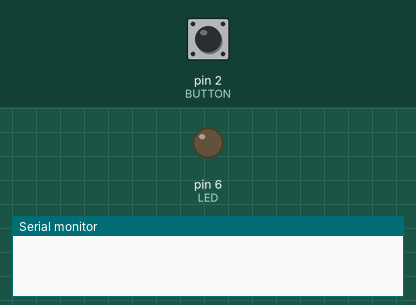
The sketch below on a simulated Arduino Uno, built with avr-gcc and run on an emulated ATmega328P. Shown: output pins drawn as LEDs (lit = HIGH), the last lines printed to the serial monitor. Dashed ring = blinking. Inputs (shaded band) come from the test bench; at power-on: pin 2 (BUTTON) HIGH. Random numbers use the default seed unless the sketch sets one.

Above: at 1.2 s.
1.3 s: pin 2 (BUTTON) pulled LOW for 0.15 s
At 1.4 s:
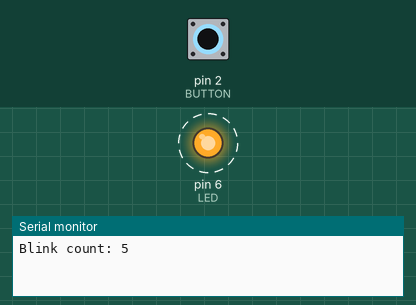
4.3 s: pin 2 (BUTTON) pulled LOW for 1 s
At 4.8 s:
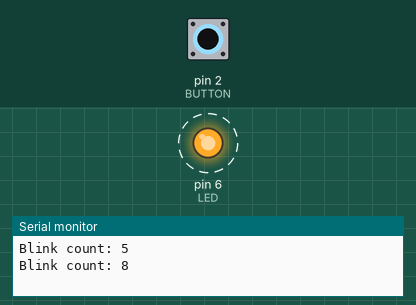
7.3 s: pin 2 (BUTTON) pulled LOW for 3.2 s
Timing chart, 0 to 12.4 s (numbered marks = the images above; inputs shaded):
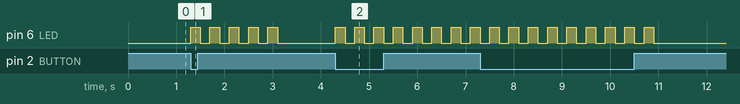

Measured:
- after the input at 1.3 s, pin 6 (LED): alternates HIGH for 0.20 s and LOW for 0.20 s, 10 changes in all, then stays LOW, starting at once
- after the input at 4.3 s, pin 6 (LED): alternates HIGH for 0.20 s and LOW for 0.20 s, starting at once

The sketch:

ex07_02_07.ino
```cpp
// 버튼을 누르면 200ms 주기로 LED 점멸을 랜덤 반복 (유형2)
// 교재 수정내용 참조: www.codingbooks.co.kr/

#define BUTTON 2
#define LED 6

void setup() {
  pinMode(BUTTON, INPUT);
  pinMode(LED, OUTPUT);
  Serial.begin(9600);
}

void loop() {
  int value = digitalRead(BUTTON);
  if (value == 0) {
    int count = random(1, 10);
    Serial.print("Blink count: ");
    Serial.println(count);
    blink(count);
  }
}

void blink(int cnt) {
  for (int i = 0; i < cnt; i++) {
    digitalWrite(LED, 1);
    delay(200);
    digitalWrite(LED, 0);
    delay(200);
  }
}
```
